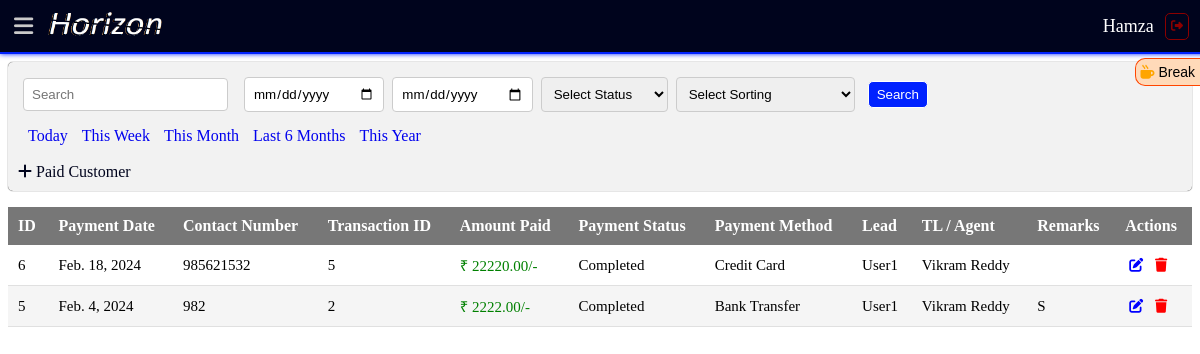
The page /paidcustomers/ (signed in) on the database its author committed.
### realestateapp/models.py (models this page shows, shortened)
class CustomUser(AbstractUser):
    USER_ROLES = [
        (1, "Admin"),
        (2, "Team Leader"),
        (3, "Agent"),
    ]
    role = models.PositiveIntegerField(choices=USER_ROLES, default=1)

class PaidCustomer(models.Model):
    PAYMENT_METHODS = (
        ('credit_card', 'Credit Card'),
        ('bank_transfer', 'Bank Transfer'),
        ('G-pay', 'G-pay'),
        ('Phonepe', 'Phonepe'),
        ('other', 'Other'),
    )
    PAYMENT_STATUS_CHOICES = (
        ('pending', 'Pending'),
        ('completed', 'Completed'),
        ('refunded', 'Refunded'),
        ('cancelled', 'Cancelled'),
    )
    related_contact = models.IntegerField( null=True,)
    lead = models.ForeignKey(Lead, on_delete=models.CASCADE,
                             related_name='paid_customers', null=True, blank=True)
    payment_method = models.CharField(max_length=20, choices=PAYMENT_METHODS)
    amount_paid = models.DecimalField(max_digits=10, decimal_places=2)
    payment_date = models.DateField()
    remarks = models.TextField(blank=True)
    transaction_id = models.CharField(max_length=100)
    payment_status = models.CharField(
        max_length=50, choices=PAYMENT_STATUS_CHOICES)
    verified = models.BooleanField(default=False)
    verify_request = models.BooleanField(default=False)

class Lead(models.Model):
    LEAD_STATUSES = (
        ('new', 'New'),
        ('contacted', 'Contacted'),
        ('converted', 'Converted'),
        ('lost', 'Lost'),
    )
    SOURCE_CHOICES = (
        ('internet', 'Via Internet'),
        ('email', 'Email Inquiry'),
        ('referral', 'Referral'),
        ('social_media', 'Social Media'),
        ('walk_in', 'Walk-in Customer'),
        ('website', 'Website'),
    )
    date = models.DateField()
    name = models.CharField(max_length=100)
    contact_info = models.ForeignKey(
        Contact, on_delete=models.CASCADE, related_name='lead_contact', null=True, blank=True)
    source = models.CharField(max_length=100, choices=SOURCE_CHOICES)
    status = models.CharField(max_length=20, choices=LEAD_STATUSES)
    details = models.TextField()
    follow_up_actions = models.ForeignKey(
        CustomFollowUp, on_delete=models.SET_NULL, null=True, blank=True)
    assigned_to = models.ForeignKey(
        TeamLeader, on_delete=models.CASCADE, related_name='team_leader_leads', null=True)
    assigned_to_agents = models.ForeignKey(
        Agent, on_delete=models.CASCADE, blank=True, related_name='agent_leads', null=True)
    last_seen_by = models.ForeignKey(
        CustomUser, on_delete=models.CASCADE, related_name='seen_leads', blank=True, null=True)
    def __str__(self):
        return self.name

class Agent(models.Model):
    auth_user = models.OneToOneField(
        CustomUser, on_delete=models.CASCADE, related_name='agent')
    username = models.CharField(max_length=150, unique=True)
    password = models.CharField(max_length=128)
    profile_pic = models.ImageField(upload_to='employ_profile_pic', null=True)
    first_name = models.CharField(max_length=100)
    last_name = models.CharField(max_length=100)
    email = models.EmailField(unique=True)
    phone_number = models.CharField(max_length=20)
    address = models.TextField()
    joining_date = models.DateField()
    sales_traget = models.CharField(blank=True,null=True,max_length=255)
    remarks = models.TextField(blank=True)
    team_leader = models.ForeignKey(
        TeamLeader, on_delete=models.CASCADE, related_name='agents')

### realestateapp/views.py (the view, shortened to what this page needs)
# urls.py: path('paidcustomers/', PaidCustomerListView.as_view(), name='paidcustomer_list'),
class PaidCustomerListView(LoginRequiredMixin, ListView):
    model = PaidCustomer
    template_name = 'paidcustomer_list.html'
    paginate_by = 10
    def get_queryset(self):
        filter_val = self.request.GET.get("filter", "")
        payment_status = self.request.GET.get("payment_status", "")
        date_from = self.request.GET.get("date_from", "")
        date_to = self.request.GET.get("date_to", "")
        order_by = self.request.GET.get("orderby", "-id")
        paid_customers = PaidCustomer.objects.all()
        if payment_status:
            paid_customers = paid_customers.filter(payment_status=payment_status)
        if date_from and date_to:
            paid_customers = paid_customers.filter(payment_date__range=(date_from, date_to))
        if self.request.user.is_authenticated and self.request.user.role == 2:
            team_leader = TeamLeader.objects.get(auth_user=self.request.user)
            agent_ids = Agent.objects.filter(team_leader=team_leader).values_list('auth_user', flat=True)
            filtered_paid_customers = PaidCustomer.objects.filter(
                Q(lead__assigned_to=self.request.user.teamleader.id) | Q(lead__assigned_to_agents__auth_user__in=agent_ids)
            )
        elif self.request.user.role == 3:
            agent = Agent.objects.get(auth_user=self.request.user)
            team_leader = agent.team_leader
            filtered_paid_customers = PaidCustomer.objects.filter(
                lead__assigned_to_agents=self.request.user.agent
            )
        else:
            filtered_paid_customers = paid_customers
        if filter_val:
            search_query = Q(
                related_contact__name__icontains=filter_val) | \
                Q(related_contact__phone_number__icontains=filter_val) | \
                Q(lead__assigned_to_agents__first_name__icontains=filter_val) | \
                Q(lead__assigned_to_agents__last_name__icontains=filter_val) | \
                Q(payment_method__icontains=filter_val)
            paid_customers = paid_customers.filter(search_query)
        else:
            paid_customers = filtered_paid_customers
        filter_by = self.request.GET.get("filter_by")
        if filter_by == "today":
            today = timezone.now().date()
            paid_customers = paid_customers.filter(payment_date=today)
        elif filter_by == "this_week":
            start_of_week = timezone.now().date() - timezone.timedelta(days=timezone.now().weekday())
            end_of_week = start_of_week + timezone.timedelta(days=6)
            paid_customers = paid_customers.filter(payment_date__range=[start_of_week, end_of_week])
        elif filter_by == "this_month":
            today = timezone.now().date()
            start_of_month = today.replace(day=1)
            end_of_month = start_of_month.replace(day=calendar.monthrange(start_of_month.year, start_of_month.month)[1])
            paid_customers = paid_customers.filter(payment_date__range=[start_of_month, end_of_month])
        elif filter_by == "6_months":
            today = timezone.now().date()
            start_of_six_months_ago = today - timezone.timedelta(days=180)
            paid_customers = paid_customers.filter(payment_date__gte=start_of_six_months_ago)
        elif filter_by == "this_year":
            today = timezone.now().date()
            start_of_year = today.replace(month=1, day=1)
            end_of_year = today.replace(month=12, day=31)
            paid_customers = paid_customers.filter(payment_date__range=[start_of_year, end_of_year])
        paid_customers = paid_customers.order_by(order_by)
        return paid_customers
    def get_context_data(self, **kwargs):
        context = super().get_context_data(**kwargs)
        context["filter"] = self.request.GET.get("filter", "")
        context["payment_status"] = self.request.GET.get("payment_status", "")
        context["orderby"] = self.request.GET.get("orderby", "-id")
        context["contacts"] = Contact.objects.all()
        if self.request.user.is_authenticated:
            if self.request.user.role == 2:
                team_leader = TeamLeader.objects.get(auth_user=self.request.user)
                agents = Agent.objects.filter(team_leader=team_leader)
                agent_user_ids = agents.values_list('auth_user', flat=True)
                leads = Lead.objects.filter(Q(assigned_to=team_leader.id) | Q(assigned_to_agents__in=agent_user_ids))
                context["leads"] = leads
            elif self.request.user.role == 3:
                agent = Agent.objects.get(auth_user=self.request.user)
                leads = Lead.objects.filter(
                    Q(assigned_to_agents=agent) | Q(assigned_to=agent.team_leader)
                )
                context["leads"] = leads
            else:
                context['leads'] = Lead.objects.all()
        if self.request.user.is_authenticated:
            current_user = self.request.user
            PaidCustomerNotification.objects.filter(user=current_user).update(seen=True)
        return context

### template/paidcustomer_list.html (shortened to what this page needs)
{% extends 'base.html' %}
{% block content %}
<br>
<br>
<br>
<div class="form-container">
  <form method="get" action="{% url 'paidcustomer_list' %}">
    <div class="form-row align-items-center">
      <div class="search">
        <input type="text" name="filter" class="form-control" placeholder="Search " value="{{ filter }}">
      </div>
      <div class="">
        <input type="date" name="date_from" class="form-control" placeholder="Deal Date From" value="{{ date_from }}">
      </div>
      <div class="">
        <input type="date" name="date_to" class="form-control" placeholder="Deal Date To" value="{{ date_to }}">
      </div>
      <div class="">
        <select name="payment_status" class="form-control">
          <option value="" selected disabled>Select Status</option>
        </select>
      </div>
      <div class="">
        <select name="orderby" class="form-control">
          <option value="" selected disabled>Select Sorting</option>
        </select>
      </div>
      <div class="">
        <button type="submit" class="btn btn-primary">Search</button>
      </div>
    </div>
    <a href="?filter_by=today" class="btn">Today</a>
    <a href="?filter_by=this_week" class="btn">This Week</a>
    <a href="?filter_by=this_month" class="btn">This Month</a>
    <a href="?filter_by=6_months" class="btn">Last 6 Months</a>
    <a href="?filter_by=this_year" class="btn">This Year</a>
  </form>
  <br>
  <a class="add" href="#" id="leadLink"><i class="fas fa-regular fa-plus"></i> Paid Customer</a>
</div>
<table class="paidcustomer-table">
  <thead>
    <tr>
      <th>ID</th>
      <th>Payment Date</th>
      <th>Contact Number</th>
      <th>Transaction ID</th>
      <th>Amount Paid</th>
      <th>Payment Status</th>
      <th>Payment Method</th>
      <th>Lead</th>
      <th>TL / Agent</th>
      <th>Remarks</th>
      <th>Actions</th>
    </tr>
  </thead>
  <tbody id="searchResultsBody">
    {% for paidcustomer in object_list %}
    <tr>
      <td>{{ paidcustomer.id }}</td>
      <td>{{ paidcustomer.payment_date }}</td>
      <td>{{ paidcustomer.related_contact }}</td>
      <td>{{ paidcustomer.transaction_id }}</td>
      <td style="color: green;">₹ {{ paidcustomer.amount_paid }}/-</td>
      <td{% if paidcustomer.get_payment_status_display == 'Pending' %} style="color: red;"{% endif %}>{{ paidcustomer.get_payment_status_display }}</td>
      <td>{{ paidcustomer.get_payment_method_display }}</td>
      <td>{{ paidcustomer.lead }}</td>
      {% if paidcustomer.lead.assigned_to_agents %}
      <td>{{ paidcustomer.lead.assigned_to_agents.first_name }} {{ paidcustomer.lead.assigned_to_agents.last_name }}
      </td>
      {% else %}
      <td>{{ paidcustomer.lead.assigned_to.first_name }} {{ paidcustomer.lead.assigned_to.last_name }}</td>
      {% endif %}
      <td>{{ paidcustomer.remarks }}</td>
      <td>
        <a class="edit-item" href="{% url 'paidcustomer_update' paidcustomer.pk %}"><i class="fas fa-edit"></i></a>
        {% if not user.role == 3 %}
        <a class="remove-item" href="#" data-modal-target="#deletePaidCustomerModal{{ paidcustomer.pk }}"><i
            class="fas fa-trash"></i></a>
        {% endif %}
      </td>
    </tr>
    {% empty %}
    <tr>
      <td colspan="12">No paid customers found.</td>
    </tr>
    {% endfor %}
  </tbody>
</table>
{% endblock %}

### template/navbar.html (shortened to what this page needs)
{% load static %}
<div class="navbar">
  <div class="nav-left">
    <span id="menu-toggle" aria-label="Toggle Sidebar"><i class="fas fa-bars"></i> </span>
    {% if user.role == 1 %}
    <a href="{% url 'dashboard' %}">
      <img class="navbar-brand" src="{% static 'img/f-logo.png' %}" alt="">
    </a>
    {% elif user.role == 2 %}
    <a href="{% url 'dashboard' %}">
      <img class="navbar-brand" src="{% static 'img/f-logo.png' %}" alt="">
    </a>
    {% elif user.role == 3 %}
    <a href="{% url 'dashboard' %}">
      <img class="navbar-brand" src="{% static 'img/f-logo.png' %}" alt="">
    </a>
    {% endif %}
  </div>
  <div class="nav-right">
    {% if user.is_authenticated %}
    <div id="tea-break">
      <div class="blink">
        <div class="tea-break-icon" onclick="toggleTeaBreak()">
          <i class="fas fa-mug-hot"></i> Break
        </div>
      </div>
    </div>
    {% if user.role == 1 %}
    <p>{{ user.username }}</p>
    {% endif %}
    <a class="sign-out" href="{% url 'user_logout' %}"><i class="fas fa-thin fa-sign-out-alt"></i></a>
    {% endif %}
  </div>
</div>

### rows shown on the page
CustomUser: username "Hamza"
PaidCustomer: id "6", payment_date "Feb. 18, 2024", related_contact "985621532", transaction_id "5", amount_paid "22220.00", payment_status "Completed", payment_method "Credit Card", lead "User1", lead.assigned_to_agents.first_name "Vikram", lead.assigned_to_agents.last_name "Reddy"
PaidCustomer: id "5", payment_date "Feb. 4, 2024", related_contact "982", transaction_id "2", amount_paid "2222.00", payment_status "Completed", payment_method "Bank Transfer", lead "User1", lead.assigned_to_agents.first_name "Vikram", lead.assigned_to_agents.last_name "Reddy", remarks "S"
